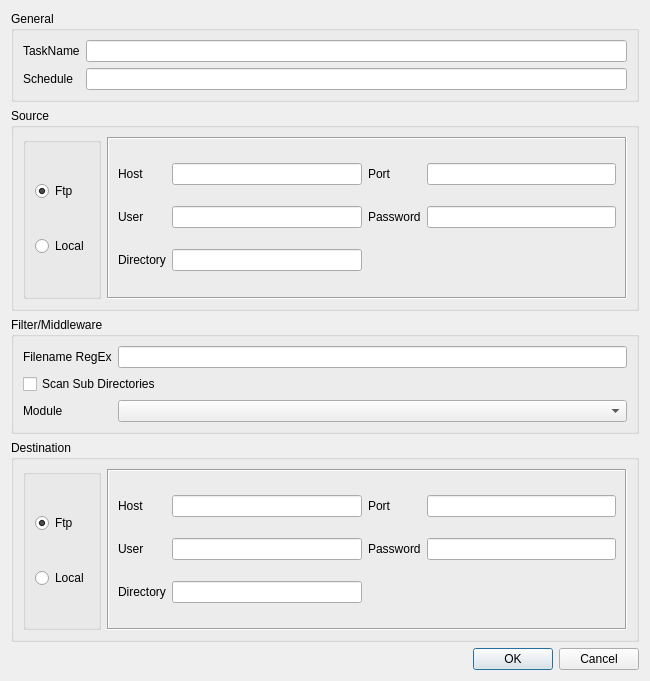
<?xml version="1.0" encoding="UTF-8"?>
<ui version="4.0">
 <class>Dialog</class>
 <widget class="QDialog" name="Dialog">
  <property name="geometry">
   <rect>
    <x>0</x>
    <y>0</y>
    <width>650</width>
    <height>681</height>
   </rect>
  </property>
  <property name="windowTitle">
   <string>Dialog</string>
  </property>
  <property name="styleSheet">
   <string notr="true"/>
  </property>
  <layout class="QVBoxLayout" name="verticalLayout">
   <property name="sizeConstraint">
    <enum>QLayout::SetDefaultConstraint</enum>
   </property>
   <item>
    <widget class="QGroupBox" name="groupBox_4">
     <property name="sizePolicy">
      <sizepolicy hsizetype="Preferred" vsizetype="Fixed">
       <horstretch>0</horstretch>
       <verstretch>0</verstretch>
      </sizepolicy>
     </property>
     <property name="title">
      <string>General</string>
     </property>
     <layout class="QFormLayout" name="formLayout">
      <property name="formAlignment">
       <set>Qt::AlignLeading|Qt::AlignLeft|Qt::AlignTop</set>
      </property>
      <item row="0" column="0">
       <widget class="QLabel" name="labelTaskName">
        <property name="text">
         <string>TaskName</string>
        </property>
       </widget>
      </item>
      <item row="0" column="1">
       <widget class="QLineEdit" name="leditTaskName">
        <property name="minimumSize">
         <size>
          <width>200</width>
          <height>0</height>
         </size>
        </property>
       </widget>
      </item>
      <item row="1" column="0">
       <widget class="QLabel" name="labelCrontab">
        <property name="text">
         <string>Schedule</string>
        </property>
       </widget>
      </item>
      <item row="1" column="1">
       <widget class="QLineEdit" name="leditSchedule">
        <property name="minimumSize">
         <size>
          <width>200</width>
          <height>0</height>
         </size>
        </property>
       </widget>
      </item>
     </layout>
    </widget>
   </item>
   <item>
    <widget class="QGroupBox" name="groupBox">
     <property name="title">
      <string>Source</string>
     </property>
     <property name="checkable">
      <bool>false</bool>
     </property>
     <layout class="QGridLayout" name="gridLayout_5">
      <item row="0" column="0">
       <widget class="QGroupBox" name="groupBox_5">
        <property name="title">
         <string/>
        </property>
        <property name="flat">
         <bool>true</bool>
        </property>
        <property name="checkable">
         <bool>false</bool>
        </property>
        <layout class="QVBoxLayout" name="verticalLayout_2">
         <item>
          <widget class="QRadioButton" name="rbSourceFtp">
           <property name="text">
            <string>Ftp</string>
           </property>
           <property name="checked">
            <bool>true</bool>
           </property>
          </widget>
         </item>
         <item>
          <widget class="QRadioButton" name="rbSourceLocal">
           <property name="text">
            <string>Local</string>
           </property>
          </widget>
         </item>
        </layout>
       </widget>
      </item>
      <item row="0" column="1">
       <widget class="QStackedWidget" name="stSource">
        <property name="enabled">
         <bool>true</bool>
        </property>
        <property name="frameShape">
         <enum>QFrame::Box</enum>
        </property>
        <property name="frameShadow">
         <enum>QFrame::Sunken</enum>
        </property>
        <property name="currentIndex">
         <number>0</number>
        </property>
        <widget class="QWidget" name="pageSourceFtp">
         <layout class="QGridLayout" name="gridLayout_2">
          <item row="0" column="0">
           <widget class="QLabel" name="label">
            <property name="text">
             <string>Host</string>
            </property>
           </widget>
          </item>
          <item row="0" column="1">
           <widget class="QLineEdit" name="lineEdit_src_host"/>
          </item>
          <item row="0" column="2">
           <widget class="QLabel" name="label_2">
            <property name="text">
             <string>Port</string>
            </property>
           </widget>
          </item>
          <item row="0" column="3">
           <widget class="QLineEdit" name="lineEdit_src_port"/>
          </item>
          <item row="1" column="0">
           <widget class="QLabel" name="label_3">
            <property name="text">
             <string>User</string>
            </property>
           </widget>
          </item>
          <item row="1" column="1">
           <widget class="QLineEdit" name="lineEdit_src_username"/>
          </item>
          <item row="1" column="2">
           <widget class="QLabel" name="label_4">
            <property name="text">
             <string>Password</string>
            </property>
           </widget>
          </item>
          <item row="1" column="3">
           <widget class="QLineEdit" name="lineEdit_src_password"/>
          </item>
          <item row="2" column="0">
           <widget class="QLabel" name="label_5">
            <property name="text">
             <string>Directory</string>
            </property>
           </widget>
          </item>
          <item row="2" column="1">
           <widget class="QLineEdit" name="lineEdit_src_dir"/>
          </item>
         </layout>
        </widget>
        <widget class="QWidget" name="pageSourceLocal">
         <layout class="QGridLayout" name="gridLayout_3">
          <item row="0" column="0">
           <widget class="QLabel" name="label_6">
            <property name="text">
             <string>Directory</string>
            </property>
           </widget>
          </item>
          <item row="0" column="1">
           <widget class="QLineEdit" name="lineEdit_6"/>
          </item>
          <item row="0" column="2">
           <widget class="QPushButton" name="pushButton">
            <property name="text">
             <string>Browse</string>
            </property>
           </widget>
          </item>
         </layout>
        </widget>
       </widget>
      </item>
     </layout>
    </widget>
   </item>
   <item>
    <widget class="QGroupBox" name="groupBox_2">
     <property name="sizePolicy">
      <sizepolicy hsizetype="Preferred" vsizetype="Preferred">
       <horstretch>0</horstretch>
       <verstretch>0</verstretch>
      </sizepolicy>
     </property>
     <property name="title">
      <string>Filter/Middleware</string>
     </property>
     <layout class="QGridLayout" name="gridLayout">
      <item row="0" column="0">
       <widget class="QLabel" name="label_8">
        <property name="text">
         <string>Filename RegEx</string>
        </property>
       </widget>
      </item>
      <item row="0" column="1">
       <widget class="QLineEdit" name="lineEdit_7"/>
      </item>
      <item row="1" column="0" colspan="2">
       <widget class="QCheckBox" name="checkBox">
        <property name="text">
         <string>Scan Sub Directories</string>
        </property>
       </widget>
      </item>
      <item row="2" column="0">
       <widget class="QLabel" name="label_7">
        <property name="text">
         <string>Module</string>
        </property>
       </widget>
      </item>
      <item row="2" column="1">
       <widget class="QComboBox" name="comboBox"/>
      </item>
     </layout>
    </widget>
   </item>
   <item>
    <widget class="QGroupBox" name="groupBox_3">
     <property name="title">
      <string>Destination</string>
     </property>
     <layout class="QGridLayout" name="gridLayout_4">
      <item row="0" column="0">
       <widget class="QGroupBox" name="groupBox_6">
        <property name="title">
         <string/>
        </property>
        <property name="flat">
         <bool>true</bool>
        </property>
        <property name="checkable">
         <bool>false</bool>
        </property>
        <layout class="QVBoxLayout" name="verticalLayout_4">
         <item>
          <widget class="QRadioButton" name="rbDestFtp">
           <property name="text">
            <string>Ftp</string>
           </property>
           <property name="checked">
            <bool>true</bool>
           </property>
          </widget>
         </item>
         <item>
          <widget class="QRadioButton" name="rbDestLocal">
           <property name="text">
            <string>Local</string>
           </property>
          </widget>
         </item>
        </layout>
       </widget>
      </item>
      <item row="0" column="1">
       <widget class="QStackedWidget" name="stDestination">
        <property name="enabled">
         <bool>true</bool>
        </property>
        <property name="frameShape">
         <enum>QFrame::Box</enum>
        </property>
        <property name="frameShadow">
         <enum>QFrame::Sunken</enum>
        </property>
        <property name="currentIndex">
         <number>0</number>
        </property>
        <widget class="QWidget" name="pageDestFtp">
         <layout class="QGridLayout" name="gridLayout_6">
          <item row="0" column="0">
           <widget class="QLabel" name="label_9">
            <property name="text">
             <string>Host</string>
            </property>
           </widget>
          </item>
          <item row="0" column="1">
           <widget class="QLineEdit" name="lineEdit_8"/>
          </item>
          <item row="0" column="2">
           <widget class="QLabel" name="label_10">
            <property name="text">
             <string>Port</string>
            </property>
           </widget>
          </item>
          <item row="0" column="3">
           <widget class="QLineEdit" name="lineEdit_9"/>
          </item>
          <item row="1" column="0">
           <widget class="QLabel" name="label_11">
            <property name="text">
             <string>User</string>
            </property>
           </widget>
          </item>
          <item row="1" column="1">
           <widget class="QLineEdit" name="lineEdit_10"/>
          </item>
          <item row="1" column="2">
           <widget class="QLabel" name="label_12">
            <property name="text">
             <string>Password</string>
            </property>
           </widget>
          </item>
          <item row="1" column="3">
           <widget class="QLineEdit" name="lineEdit_11"/>
          </item>
          <item row="2" column="0">
           <widget class="QLabel" name="label_13">
            <property name="text">
             <string>Directory</string>
            </property>
           </widget>
          </item>
          <item row="2" column="1">
           <widget class="QLineEdit" name="lineEdit_12"/>
          </item>
         </layout>
        </widget>
        <widget class="QWidget" name="pageDestLocal">
         <layout class="QGridLayout" name="gridLayout_7">
          <item row="0" column="0">
           <widget class="QLabel" name="label_14">
            <property name="text">
             <string>Directory</string>
            </property>
           </widget>
          </item>
          <item row="0" column="1">
           <widget class="QLineEdit" name="lineEdit_13"/>
          </item>
          <item row="0" column="2">
           <widget class="QPushButton" name="pushButton_2">
            <property name="text">
             <string>Browse</string>
            </property>
           </widget>
          </item>
         </layout>
        </widget>
       </widget>
      </item>
     </layout>
    </widget>
   </item>
   <item>
    <widget class="QDialogButtonBox" name="buttonBox">
     <property name="orientation">
      <enum>Qt::Horizontal</enum>
     </property>
     <property name="standardButtons">
      <set>QDialogButtonBox::Cancel|QDialogButtonBox::Ok</set>
     </property>
    </widget>
   </item>
  </layout>
 </widget>
 <resources/>
 <connections>
  <connection>
   <sender>buttonBox</sender>
   <signal>accepted()</signal>
   <receiver>Dialog</receiver>
   <slot>accept()</slot>
   <hints>
    <hint type="sourcelabel">
     <x>248</x>
     <y>254</y>
    </hint>
    <hint type="destinationlabel">
     <x>157</x>
     <y>274</y>
    </hint>
   </hints>
  </connection>
  <connection>
   <sender>buttonBox</sender>
   <signal>rejected()</signal>
   <receiver>Dialog</receiver>
   <slot>reject()</slot>
   <hints>
    <hint type="sourcelabel">
     <x>316</x>
     <y>260</y>
    </hint>
    <hint type="destinationlabel">
     <x>286</x>
     <y>274</y>
    </hint>
   </hints>
  </connection>
 </connections>
</ui>
